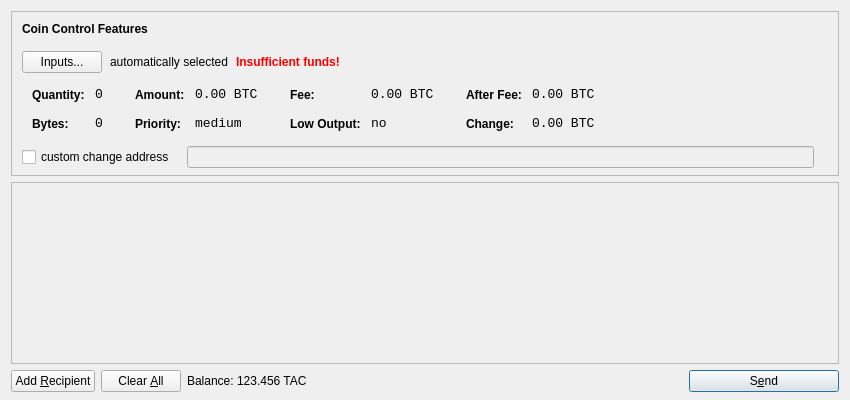
<?xml version="1.0" encoding="UTF-8"?>
<ui version="4.0">
 <class>SendCoinsDialog</class>
 <widget class="QDialog" name="SendCoinsDialog">
  <property name="geometry">
   <rect>
    <x>0</x>
    <y>0</y>
    <width>850</width>
    <height>400</height>
   </rect>
  </property>
  <property name="windowTitle">
   <string>Send Coins</string>
  </property>
  <layout class="QVBoxLayout" name="verticalLayout" stretch="0,1,0">
   <property name="bottomMargin">
    <number>8</number>
   </property>
   <item>
    <widget class="QFrame" name="frameCoinControl">
     <property name="sizePolicy">
      <sizepolicy hsizetype="Expanding" vsizetype="Expanding">
       <horstretch>0</horstretch>
       <verstretch>0</verstretch>
      </sizepolicy>
     </property>
     <property name="maximumSize">
      <size>
       <width>16777215</width>
       <height>16777215</height>
      </size>
     </property>
     <property name="frameShape">
      <enum>QFrame::StyledPanel</enum>
     </property>
     <property name="frameShadow">
      <enum>QFrame::Sunken</enum>
     </property>
     <layout class="QVBoxLayout" name="verticalLayoutCoinControl2">
      <property name="spacing">
       <number>7</number>
      </property>
      <property name="leftMargin">
       <number>0</number>
      </property>
      <property name="topMargin">
       <number>0</number>
      </property>
      <property name="rightMargin">
       <number>0</number>
      </property>
      <property name="bottomMargin">
       <number>6</number>
      </property>
      <item>
       <layout class="QVBoxLayout" name="verticalLayoutCoinControl" stretch="0,0,0,0,1">
        <property name="spacing">
         <number>0</number>
        </property>
        <property name="leftMargin">
         <number>10</number>
        </property>
        <property name="topMargin">
         <number>10</number>
        </property>
        <item>
         <layout class="QHBoxLayout" name="horizontalLayoutCoinControl1">
          <property name="bottomMargin">
           <number>15</number>
          </property>
          <item>
           <widget class="QLabel" name="labelCoinControlFeatures">
            <property name="sizePolicy">
             <sizepolicy hsizetype="Preferred" vsizetype="Maximum">
              <horstretch>0</horstretch>
              <verstretch>0</verstretch>
             </sizepolicy>
            </property>
            <property name="font">
             <font>
              <weight>75</weight>
              <bold>true</bold>
             </font>
            </property>
            <property name="styleSheet">
             <string notr="true">font-weight:bold;</string>
            </property>
            <property name="text">
             <string>Coin Control Features</string>
            </property>
           </widget>
          </item>
         </layout>
        </item>
        <item>
         <layout class="QHBoxLayout" name="horizontalLayoutCoinControl2" stretch="0,0,0,0">
          <property name="spacing">
           <number>8</number>
          </property>
          <property name="bottomMargin">
           <number>10</number>
          </property>
          <item>
           <widget class="QPushButton" name="pushButtonCoinControl">
            <property name="styleSheet">
             <string notr="true"/>
            </property>
            <property name="text">
             <string>Inputs...</string>
            </property>
           </widget>
          </item>
          <item>
           <widget class="QLabel" name="labelCoinControlAutomaticallySelected">
            <property name="text">
             <string>automatically selected</string>
            </property>
            <property name="margin">
             <number>5</number>
            </property>
           </widget>
          </item>
          <item>
           <widget class="QLabel" name="labelCoinControlInsuffFunds">
            <property name="font">
             <font>
              <weight>75</weight>
              <bold>true</bold>
             </font>
            </property>
            <property name="styleSheet">
             <string notr="true">color:red;font-weight:bold;</string>
            </property>
            <property name="text">
             <string>Insufficient funds!</string>
            </property>
            <property name="margin">
             <number>5</number>
            </property>
           </widget>
          </item>
          <item>
           <spacer name="horizontalSpacerCoinControl">
            <property name="orientation">
             <enum>Qt::Horizontal</enum>
            </property>
            <property name="sizeHint" stdset="0">
             <size>
              <width>40</width>
              <height>1</height>
             </size>
            </property>
           </spacer>
          </item>
         </layout>
        </item>
        <item>
         <widget class="QWidget" name="widgetCoinControl" native="true">
          <property name="sizePolicy">
           <sizepolicy hsizetype="Preferred" vsizetype="Preferred">
            <horstretch>0</horstretch>
            <verstretch>0</verstretch>
           </sizepolicy>
          </property>
          <property name="minimumSize">
           <size>
            <width>0</width>
            <height>0</height>
           </size>
          </property>
          <property name="styleSheet">
           <string notr="true"/>
          </property>
          <layout class="QHBoxLayout" name="horizontalLayoutCoinControl5">
           <property name="margin">
            <number>0</number>
           </property>
           <item>
            <layout class="QHBoxLayout" name="horizontalLayoutCoinControl3" stretch="0,0,0,1">
             <property name="spacing">
              <number>20</number>
             </property>
             <property name="topMargin">
              <number>0</number>
             </property>
             <property name="bottomMargin">
              <number>10</number>
             </property>
             <item>
              <layout class="QFormLayout" name="formLayoutCoinControl1">
               <property name="horizontalSpacing">
                <number>10</number>
               </property>
               <property name="verticalSpacing">
                <number>14</number>
               </property>
               <property name="leftMargin">
                <number>10</number>
               </property>
               <property name="topMargin">
                <number>4</number>
               </property>
               <property name="rightMargin">
                <number>6</number>
               </property>
               <item row="0" column="0">
                <widget class="QLabel" name="labelCoinControlQuantityText">
                 <property name="styleSheet">
                  <string notr="true">font-weight:bold;</string>
                 </property>
                 <property name="text">
                  <string>Quantity:</string>
                 </property>
                 <property name="margin">
                  <number>0</number>
                 </property>
                </widget>
               </item>
               <item row="0" column="1">
                <widget class="QLabel" name="labelCoinControlQuantity">
                 <property name="font">
                  <font>
                   <family>Monospace</family>
                   <pointsize>10</pointsize>
                  </font>
                 </property>
                 <property name="cursor">
                  <cursorShape>IBeamCursor</cursorShape>
                 </property>
                 <property name="contextMenuPolicy">
                  <enum>Qt::ActionsContextMenu</enum>
                 </property>
                 <property name="text">
                  <string notr="true">0</string>
                 </property>
                 <property name="margin">
                  <number>0</number>
                 </property>
                 <property name="textInteractionFlags">
                  <set>Qt::LinksAccessibleByMouse|Qt::TextSelectableByKeyboard|Qt::TextSelectableByMouse</set>
                 </property>
                </widget>
               </item>
               <item row="1" column="0">
                <widget class="QLabel" name="labelCoinControlBytesText">
                 <property name="styleSheet">
                  <string notr="true">font-weight:bold;</string>
                 </property>
                 <property name="text">
                  <string>Bytes:</string>
                 </property>
                </widget>
               </item>
               <item row="1" column="1">
                <widget class="QLabel" name="labelCoinControlBytes">
                 <property name="font">
                  <font>
                   <family>Monospace</family>
                   <pointsize>10</pointsize>
                  </font>
                 </property>
                 <property name="cursor">
                  <cursorShape>IBeamCursor</cursorShape>
                 </property>
                 <property name="contextMenuPolicy">
                  <enum>Qt::ActionsContextMenu</enum>
                 </property>
                 <property name="text">
                  <string notr="true">0</string>
                 </property>
                 <property name="textInteractionFlags">
                  <set>Qt::LinksAccessibleByMouse|Qt::TextSelectableByKeyboard|Qt::TextSelectableByMouse</set>
                 </property>
                </widget>
               </item>
              </layout>
             </item>
             <item>
              <layout class="QFormLayout" name="formLayoutCoinControl2">
               <property name="horizontalSpacing">
                <number>10</number>
               </property>
               <property name="verticalSpacing">
                <number>14</number>
               </property>
               <property name="leftMargin">
                <number>6</number>
               </property>
               <property name="topMargin">
                <number>4</number>
               </property>
               <property name="rightMargin">
                <number>6</number>
               </property>
               <item row="0" column="0">
                <widget class="QLabel" name="labelCoinControlAmountText">
                 <property name="styleSheet">
                  <string notr="true">font-weight:bold;</string>
                 </property>
                 <property name="text">
                  <string>Amount:</string>
                 </property>
                 <property name="margin">
                  <number>0</number>
                 </property>
                </widget>
               </item>
               <item row="0" column="1">
                <widget class="QLabel" name="labelCoinControlAmount">
                 <property name="font">
                  <font>
                   <family>Monospace</family>
                   <pointsize>10</pointsize>
                  </font>
                 </property>
                 <property name="cursor">
                  <cursorShape>IBeamCursor</cursorShape>
                 </property>
                 <property name="contextMenuPolicy">
                  <enum>Qt::ActionsContextMenu</enum>
                 </property>
                 <property name="text">
                  <string notr="true">0.00 BTC</string>
                 </property>
                 <property name="textInteractionFlags">
                  <set>Qt::LinksAccessibleByMouse|Qt::TextSelectableByKeyboard|Qt::TextSelectableByMouse</set>
                 </property>
                </widget>
               </item>
               <item row="1" column="0">
                <widget class="QLabel" name="labelCoinControlPriorityText">
                 <property name="styleSheet">
                  <string notr="true">font-weight:bold;</string>
                 </property>
                 <property name="text">
                  <string>Priority:</string>
                 </property>
                </widget>
               </item>
               <item row="1" column="1">
                <widget class="QLabel" name="labelCoinControlPriority">
                 <property name="font">
                  <font>
                   <family>Monospace</family>
                   <pointsize>10</pointsize>
                  </font>
                 </property>
                 <property name="cursor">
                  <cursorShape>IBeamCursor</cursorShape>
                 </property>
                 <property name="contextMenuPolicy">
                  <enum>Qt::ActionsContextMenu</enum>
                 </property>
                 <property name="text">
                  <string>medium</string>
                 </property>
                 <property name="textInteractionFlags">
                  <set>Qt::LinksAccessibleByMouse|Qt::TextSelectableByKeyboard|Qt::TextSelectableByMouse</set>
                 </property>
                </widget>
               </item>
              </layout>
             </item>
             <item>
              <layout class="QFormLayout" name="formLayoutCoinControl3">
               <property name="horizontalSpacing">
                <number>10</number>
               </property>
               <property name="verticalSpacing">
                <number>14</number>
               </property>
               <property name="leftMargin">
                <number>6</number>
               </property>
               <property name="topMargin">
                <number>4</number>
               </property>
               <property name="rightMargin">
                <number>6</number>
               </property>
               <item row="0" column="0">
                <widget class="QLabel" name="labelCoinControlFeeText">
                 <property name="styleSheet">
                  <string notr="true">font-weight:bold;</string>
                 </property>
                 <property name="text">
                  <string>Fee:</string>
                 </property>
                 <property name="margin">
                  <number>0</number>
                 </property>
                </widget>
               </item>
               <item row="0" column="1">
                <widget class="QLabel" name="labelCoinControlFee">
                 <property name="font">
                  <font>
                   <family>Monospace</family>
                   <pointsize>10</pointsize>
                  </font>
                 </property>
                 <property name="cursor">
                  <cursorShape>IBeamCursor</cursorShape>
                 </property>
                 <property name="contextMenuPolicy">
                  <enum>Qt::ActionsContextMenu</enum>
                 </property>
                 <property name="text">
                  <string notr="true">0.00 BTC</string>
                 </property>
                 <property name="textInteractionFlags">
                  <set>Qt::LinksAccessibleByMouse|Qt::TextSelectableByKeyboard|Qt::TextSelectableByMouse</set>
                 </property>
                </widget>
               </item>
               <item row="1" column="0">
                <widget class="QLabel" name="labelCoinControlLowOutputText">
                 <property name="styleSheet">
                  <string notr="true">font-weight:bold;</string>
                 </property>
                 <property name="text">
                  <string>Low Output:</string>
                 </property>
                </widget>
               </item>
               <item row="1" column="1">
                <widget class="QLabel" name="labelCoinControlLowOutput">
                 <property name="font">
                  <font>
                   <family>Monospace</family>
                   <pointsize>10</pointsize>
                  </font>
                 </property>
                 <property name="cursor">
                  <cursorShape>IBeamCursor</cursorShape>
                 </property>
                 <property name="contextMenuPolicy">
                  <enum>Qt::ActionsContextMenu</enum>
                 </property>
                 <property name="text">
                  <string>no</string>
                 </property>
                 <property name="textInteractionFlags">
                  <set>Qt::LinksAccessibleByMouse|Qt::TextSelectableByKeyboard|Qt::TextSelectableByMouse</set>
                 </property>
                </widget>
               </item>
              </layout>
             </item>
             <item>
              <layout class="QFormLayout" name="formLayoutCoinControl4">
               <property name="horizontalSpacing">
                <number>10</number>
               </property>
               <property name="verticalSpacing">
                <number>14</number>
               </property>
               <property name="leftMargin">
                <number>6</number>
               </property>
               <property name="topMargin">
                <number>4</number>
               </property>
               <property name="rightMargin">
                <number>6</number>
               </property>
               <item row="0" column="0">
                <widget class="QLabel" name="labelCoinControlAfterFeeText">
                 <property name="styleSheet">
                  <string notr="true">font-weight:bold;</string>
                 </property>
                 <property name="text">
                  <string>After Fee:</string>
                 </property>
                 <property name="margin">
                  <number>0</number>
                 </property>
                </widget>
               </item>
               <item row="0" column="1">
                <widget class="QLabel" name="labelCoinControlAfterFee">
                 <property name="font">
                  <font>
                   <family>Monospace</family>
                   <pointsize>10</pointsize>
                  </font>
                 </property>
                 <property name="cursor">
                  <cursorShape>IBeamCursor</cursorShape>
                 </property>
                 <property name="contextMenuPolicy">
                  <enum>Qt::ActionsContextMenu</enum>
                 </property>
                 <property name="text">
                  <string notr="true">0.00 BTC</string>
                 </property>
                 <property name="textInteractionFlags">
                  <set>Qt::LinksAccessibleByMouse|Qt::TextSelectableByKeyboard|Qt::TextSelectableByMouse</set>
                 </property>
                </widget>
               </item>
               <item row="1" column="0">
                <widget class="QLabel" name="labelCoinControlChangeText">
                 <property name="styleSheet">
                  <string notr="true">font-weight:bold;</string>
                 </property>
                 <property name="text">
                  <string>Change:</string>
                 </property>
                </widget>
               </item>
               <item row="1" column="1">
                <widget class="QLabel" name="labelCoinControlChange">
                 <property name="font">
                  <font>
                   <family>Monospace</family>
                   <pointsize>10</pointsize>
                  </font>
                 </property>
                 <property name="cursor">
                  <cursorShape>IBeamCursor</cursorShape>
                 </property>
                 <property name="contextMenuPolicy">
                  <enum>Qt::ActionsContextMenu</enum>
                 </property>
                 <property name="text">
                  <string notr="true">0.00 BTC</string>
                 </property>
                 <property name="textInteractionFlags">
                  <set>Qt::LinksAccessibleByMouse|Qt::TextSelectableByKeyboard|Qt::TextSelectableByMouse</set>
                 </property>
                </widget>
               </item>
              </layout>
             </item>
            </layout>
           </item>
          </layout>
         </widget>
        </item>
        <item>
         <layout class="QHBoxLayout" name="horizontalLayoutCoinControl4" stretch="0,0,0">
          <property name="spacing">
           <number>12</number>
          </property>
          <property name="sizeConstraint">
           <enum>QLayout::SetDefaultConstraint</enum>
          </property>
          <property name="topMargin">
           <number>5</number>
          </property>
          <property name="rightMargin">
           <number>5</number>
          </property>
          <item>
           <widget class="QCheckBox" name="checkBoxCoinControlChange">
            <property name="text">
             <string>custom change address</string>
            </property>
           </widget>
          </item>
          <item>
           <widget class="QLineEdit" name="lineEditCoinControlChange">
            <property name="enabled">
             <bool>false</bool>
            </property>
            <property name="sizePolicy">
             <sizepolicy hsizetype="Expanding" vsizetype="Fixed">
              <horstretch>0</horstretch>
              <verstretch>0</verstretch>
             </sizepolicy>
            </property>
           </widget>
          </item>
          <item>
           <widget class="QLabel" name="labelCoinControlChangeLabel">
            <property name="sizePolicy">
             <sizepolicy hsizetype="Preferred" vsizetype="Expanding">
              <horstretch>0</horstretch>
              <verstretch>0</verstretch>
             </sizepolicy>
            </property>
            <property name="minimumSize">
             <size>
              <width>0</width>
              <height>0</height>
             </size>
            </property>
            <property name="text">
             <string/>
            </property>
            <property name="margin">
             <number>3</number>
            </property>
           </widget>
          </item>
         </layout>
        </item>
        <item>
         <spacer name="verticalSpacerCoinControl">
          <property name="orientation">
           <enum>Qt::Vertical</enum>
          </property>
          <property name="sizeHint" stdset="0">
           <size>
            <width>800</width>
            <height>1</height>
           </size>
          </property>
         </spacer>
        </item>
       </layout>
      </item>
     </layout>
    </widget>
   </item>
   <item>
    <widget class="QScrollArea" name="scrollArea">
     <property name="widgetResizable">
      <bool>true</bool>
     </property>
     <widget class="QWidget" name="scrollAreaWidgetContents">
      <property name="geometry">
       <rect>
        <x>0</x>
        <y>0</y>
        <width>826</width>
        <height>147</height>
       </rect>
      </property>
      <layout class="QVBoxLayout" name="verticalLayout_2">
       <property name="margin">
        <number>0</number>
       </property>
       <item>
        <layout class="QVBoxLayout" name="entries">
         <property name="spacing">
          <number>6</number>
         </property>
        </layout>
       </item>
       <item>
        <spacer name="verticalSpacer">
         <property name="orientation">
          <enum>Qt::Vertical</enum>
         </property>
         <property name="sizeHint" stdset="0">
          <size>
           <width>20</width>
           <height>40</height>
          </size>
         </property>
        </spacer>
       </item>
      </layout>
     </widget>
    </widget>
   </item>
   <item>
    <layout class="QHBoxLayout" name="horizontalLayout">
     <item>
      <widget class="QPushButton" name="addButton">
       <property name="toolTip">
        <string>Send to multiple recipients at once</string>
       </property>
       <property name="text">
        <string>Add &amp;Recipient</string>
       </property>
       <property name="icon">
        <iconset resource="../bitcoin.qrc">
         <normaloff>:/icons/add</normaloff>:/icons/add</iconset>
       </property>
       <property name="autoDefault">
        <bool>false</bool>
       </property>
      </widget>
     </item>
     <item>
      <widget class="QPushButton" name="clearButton">
       <property name="sizePolicy">
        <sizepolicy hsizetype="Minimum" vsizetype="Fixed">
         <horstretch>0</horstretch>
         <verstretch>0</verstretch>
        </sizepolicy>
       </property>
       <property name="toolTip">
        <string>Remove all transaction fields</string>
       </property>
       <property name="text">
        <string>Clear &amp;All</string>
       </property>
       <property name="icon">
        <iconset resource="../bitcoin.qrc">
         <normaloff>:/icons/remove</normaloff>:/icons/remove</iconset>
       </property>
       <property name="autoRepeatDelay">
        <number>300</number>
       </property>
       <property name="autoDefault">
        <bool>false</bool>
       </property>
      </widget>
     </item>
     <item>
      <layout class="QHBoxLayout" name="horizontalLayout_2">
       <property name="spacing">
        <number>3</number>
       </property>
       <item>
        <widget class="QLabel" name="label">
         <property name="text">
          <string>Balance:</string>
         </property>
        </widget>
       </item>
       <item>
        <widget class="QLabel" name="labelBalance">
         <property name="cursor">
          <cursorShape>IBeamCursor</cursorShape>
         </property>
         <property name="text">
          <string>123.456 TAC</string>
         </property>
         <property name="textInteractionFlags">
          <set>Qt::LinksAccessibleByMouse|Qt::TextSelectableByKeyboard|Qt::TextSelectableByMouse</set>
         </property>
        </widget>
       </item>
      </layout>
     </item>
     <item>
      <spacer name="horizontalSpacer">
       <property name="orientation">
        <enum>Qt::Horizontal</enum>
       </property>
       <property name="sizeHint" stdset="0">
        <size>
         <width>40</width>
         <height>20</height>
        </size>
       </property>
      </spacer>
     </item>
     <item>
      <widget class="QPushButton" name="sendButton">
       <property name="minimumSize">
        <size>
         <width>150</width>
         <height>0</height>
        </size>
       </property>
       <property name="toolTip">
        <string>Confirm the send action</string>
       </property>
       <property name="text">
        <string>S&amp;end</string>
       </property>
       <property name="icon">
        <iconset resource="../bitcoin.qrc">
         <normaloff>:/icons/send</normaloff>:/icons/send</iconset>
       </property>
       <property name="default">
        <bool>true</bool>
       </property>
      </widget>
     </item>
    </layout>
   </item>
  </layout>
 </widget>
 <resources>
  <include location="../bitcoin.qrc"/>
 </resources>
 <connections/>
</ui>
